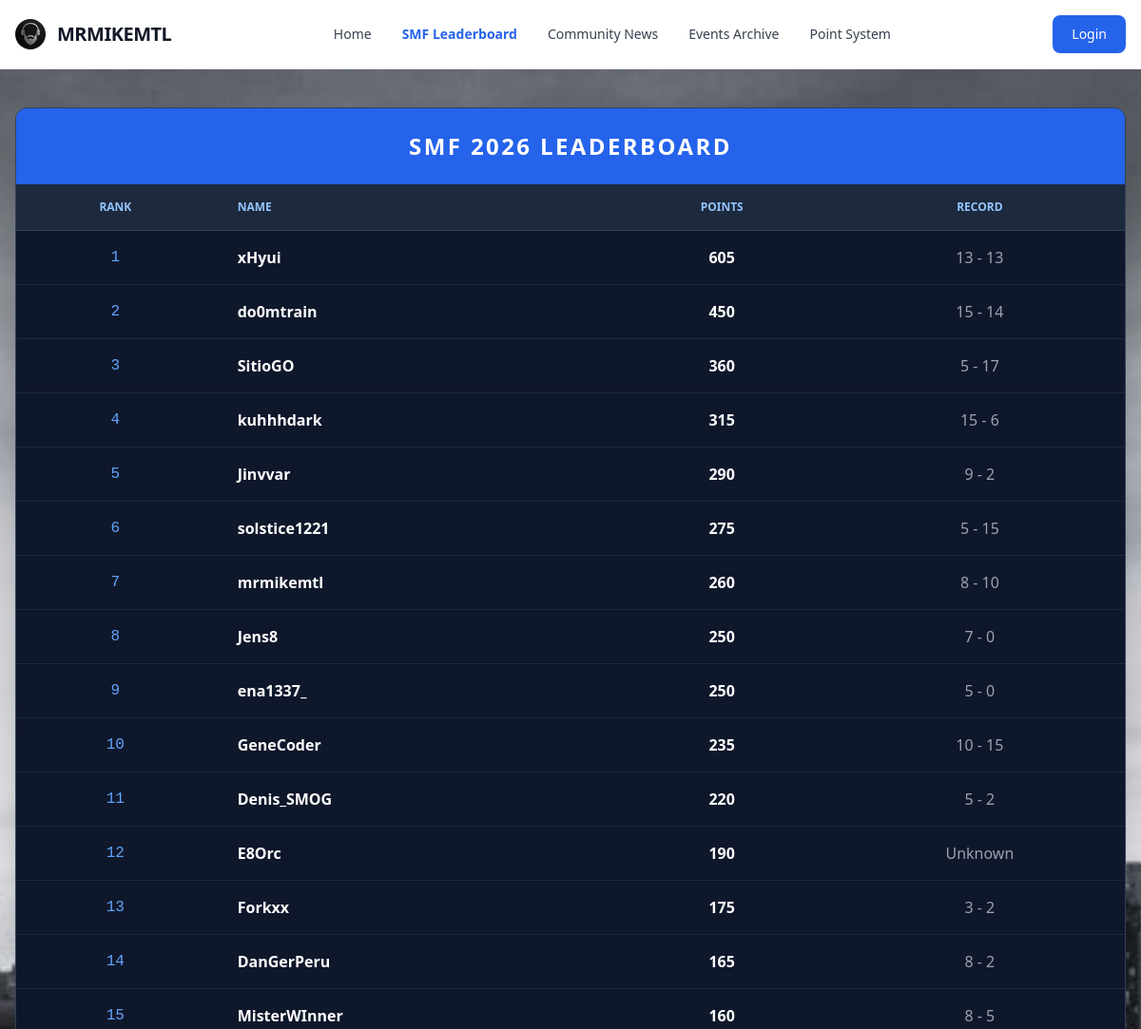
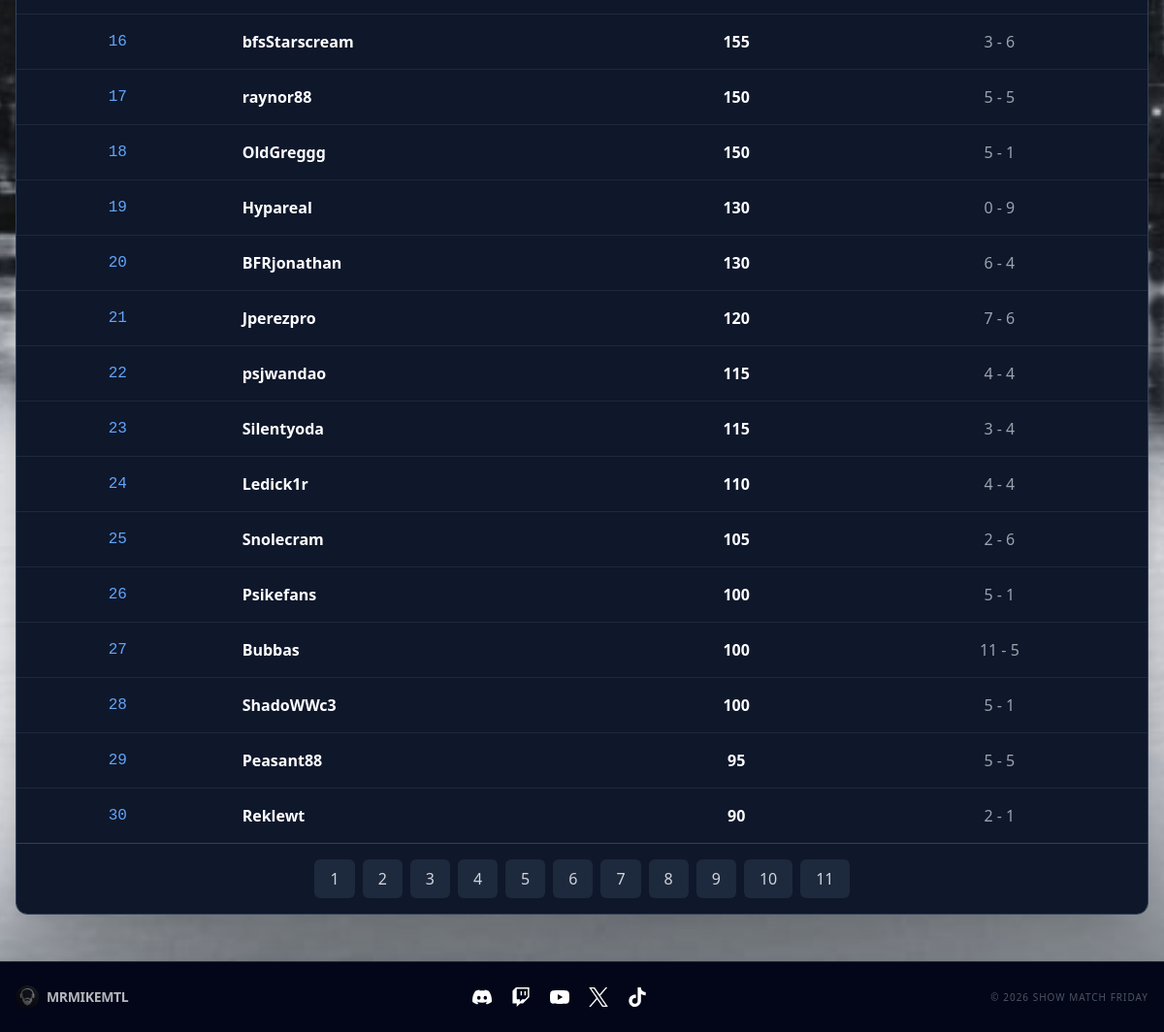
The app's page /leaderboard with its own data (2 pictures, top to bottom).
### tables this page shows
CREATE TABLE participants2026 (id INTEGER PRIMARY KEY, name varchar(255), total_points INTEGER, user_id INTEGER);

### web/app.py (the view)
@app.route("/leaderboard")
def leaderboard():
    raw_data = dbsession.exec_driver_sql("SELECT name, total_points, user_id from participants2026 ORDER BY total_points desc;").all()
    data = []
    page_size = 30
    total = len(raw_data)
    total_pages = max(1, round(total / page_size))
    page = request.args.get("page", type=int) or 1
    starting_spot = (page - 1) * page_size + 1
    i = 1
    for record in raw_data:
        if i >= starting_spot and len(data) < page_size:
            if record is not None:
                if record.user_id is not None:
                    db_data_1 = dbsession.exec_driver_sql(f"SELECT participant_1_points, participant_2_points FROM tournament_matches2026 WHERE participant_1_id = {record.user_id};").all()
                    db_data_2 = dbsession.exec_driver_sql(f"SELECT participant_1_points, participant_2_points FROM tournament_matches2026 WHERE participant_2_id = {record.user_id};").all()
                    wins, losses = 0, 0
                    for w in db_data_1:
                        wins += w.participant_1_points
                        losses += w.participant_2_points
                    for n in db_data_2:
                        wins += n.participant_2_points
                        losses += n.participant_1_points
                    data.append({
                        "rank": i,
                        "name": record.name,
                        "total_points": record.total_points,
                        "record": f"{wins} - {losses}"
                    })
                else:
                    data.append({
                        "rank": i,
                        "name": record.name,
                        "total_points": record.total_points,
                        "record": "Unknown"
                    })
        i += 1
    pages = list(range(1, total_pages + 1))
    return render_template("leaderboard.html", data=data, pages=pages)

### web/templates/leaderboard.html
{% extends "base.html" %}
{% block content %}
<div class="overflow-x-auto shadow-2xl rounded-xl border border-slate-700">
    <table class="w-full text-left text-white bg-slate-900">
        <caption class="p-6 text-2xl font-extrabold text-center bg-blue-600 uppercase tracking-widest">
            SMF 2026 Leaderboard
        </caption>
        <thead class="text-xs text-blue-300 uppercase bg-slate-800">
            <tr>
                <th class="px-6 py-4 border-b border-slate-700 text-center">Rank</th>
                <th class="px-6 py-4 border-b border-slate-700">Name</th>
                <th class="px-6 py-4 border-b border-slate-700 text-center">Points</th>
                <th class="px-6 py-4 border-b border-slate-700 text-center">Record</th>
            </tr>
        </thead>
        <tbody class="divide-y divide-slate-800">
            {% for row in data %}
            <tr class="hover:bg-blue-900/20 transition-colors duration-200">
                <td class="px-6 py-4 text-center font-mono text-blue-400">{{ row.rank }}</td>
                <td class="px-6 py-4 font-semibold">{{ row.name }}</td>
                <td class="px-6 py-4 text-center font-bold">{{ row.total_points }}</td>
                <td class="px-6 py-4 text-center text-gray-400">{{ row.record }}</td>
            </tr>
            {% endfor %}
        </tbody>
    </table>
    <div class="flex justify-center items-center bg-slate-900 py-4 gap-2 border-t border-slate-700">
        {% for page in pages %}
            <a href="/leaderboard?page={{ page }}" class="px-4 py-2 rounded-md {% if request.args.get('page') == page|string %}bg-blue-600 text-white{% else %}bg-slate-800 text-gray-300 hover:bg-slate-700{% endif %} transition-all">
                {{ page }}
            </a>
        {% endfor %}
    </div>
</div>
{% endblock %}

### records on screen
participants2026: rank "1", name "xHyui", total_points "605", record "13 - 13"
participants2026: rank "2", name "do0mtrain", total_points "450", record "15 - 14"
participants2026: rank "3", name "SitioGO", total_points "360", record "5 - 17"
participants2026: rank "4", name "kuhhhdark", total_points "315", record "15 - 6"
participants2026: rank "5", name "Jinvvar", total_points "290", record "9 - 2"
participants2026: rank "6", name "solstice1221", total_points "275", record "5 - 15"
participants2026: rank "7", name "mrmikemtl", total_points "260", record "8 - 10"
participants2026: rank "8", name "Jens8", total_points "250", record "7 - 0"
participants2026: rank "9", name "ena1337_", total_points "250", record "5 - 0"
participants2026: rank "10", name "GeneCoder", total_points "235", record "10 - 15"
participants2026: rank "11", name "Denis_SMOG", total_points "220", record "5 - 2"
participants2026: rank "12", name "E8Orc", total_points "190", record "Unknown"
participants2026: rank "13", name "Forkxx", total_points "175", record "3 - 2"
participants2026: rank "14", name "DanGerPeru", total_points "165", record "8 - 2"
participants2026: rank "15", name "MisterWInner", total_points "160", record "8 - 5"
participants2026: rank "16", name "bfsStarscream", total_points "155", record "3 - 6"
participants2026: rank "17", name "raynor88", total_points "150", record "5 - 5"
participants2026: rank "18", name "OldGreggg", total_points "150", record "5 - 1"
participants2026: rank "19", name "Hypareal", total_points "130", record "0 - 9"
participants2026: rank "20", name "BFRjonathan", total_points "130", record "6 - 4"
participants2026: rank "21", name "Jperezpro", total_points "120", record "7 - 6"
participants2026: rank "22", name "psjwandao", total_points "115", record "4 - 4"
participants2026: rank "23", name "Silentyoda", total_points "115", record "3 - 4"
participants2026: rank "24", name "Ledick1r", total_points "110", record "4 - 4"
participants2026: rank "25", name "Snolecram", total_points "105", record "2 - 6"
participants2026: rank "26", name "Psikefans", total_points "100", record "5 - 1"
participants2026: rank "27", name "Bubbas", total_points "100", record "11 - 5"
participants2026: rank "28", name "ShadoWWc3", total_points "100", record "5 - 1"
participants2026: rank "29", name "Peasant88", total_points "95", record "5 - 5"
participants2026: rank "30", name "Reklewt", total_points "90", record "2 - 1"

### other values on screen
{{ page }} "1" "2" "3" "4" "5" "6" "7" "8" "9" "10" "11"
